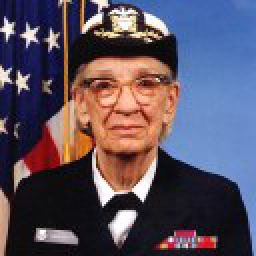
#> input picture packages/Pillow/Pillow-6.2.0.tar.gz/Pillow-6.2.0/Tests/images/hopper.pnm, 128 x 128 px, given in place of data2.jpg, which was not available (shown 2 times larger)
$ python faceext.py ../../../Pillow/Pillow-6.2.0.tar.gz/Pillow-6.2.0/Tests/images/hopper.pnm
#> lines starting #> are read from the running program, lines starting #| are printed output that depends on the picture; pictures that were not available may be replaced by others from this repository, and a replacement may not be noted
import cv2
import sys
import os
import numpy as np
from numpy import unravel_index

def read():
 """Extracts the largest face among the total no.of faces detected"""
# imagePath = sys.argv[1]
 image = cv2.imread("facedet/data/data2.jpg")		# For pip package
# image = cv2.imread(imagePath)
 gray = cv2.cvtColor(image, cv2.COLOR_BGR2GRAY)	#Image grayscaling.
 assert image is not None,"Image not found!"

 condition = image.shape[0] < 1024 and image.shape[1] < 1024
 if not(condition):
  raise Exception('High-resoluted images are not accepted. Enter images less than 1024*1024 resolution.')
 return image


def detection():
 gray = read()
 faceCascade = cv2.CascadeClassifier(cv2.data.haarcascades + "haarcascade_frontalface_default.xml")
 faces = faceCascade.detectMultiScale(
    gray,
    scaleFactor=1.3,
    minNeighbors=3,
    minSize=(30, 30)
 )	#Haar-cascade: A Face detection algorithm
 return faces


def area():
 image = read()
 faces = detection()
 print('Imagesize:',image.shape[0:2])
 area = faces[:,2] * faces[:,3]
 faces = np.c_[faces,area]	#concatenates area values to last column of 'face' array.
 print('All detected faces\n',faces)
 i,j = unravel_index(faces.argmax(), faces.shape)
 print(i,j)	# gets the position of maximum value from 'face' array.
 print("Found %d Face%s!" %(len(faces),"s"[len(faces)==1:]))
 return i,j


def extract():
 image = read()
#> in read, image is the input picture: shape (128, 128, 3); mean B, G, R 95.4, 80.1, 89.7
#> in read, `gray = cv2.cvtColor(image, cv2.COLOR_BGR2GRAY)`:
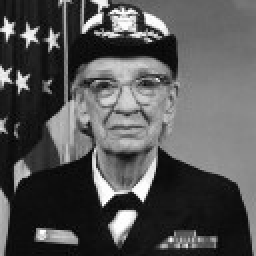
#> gray: shape (128, 128) (shown 2 times larger); min 1, max 255, mean 84.7
 faces = detection()
#> in detection, `faces = faceCascade.detectMultiScale( gray, scaleFactor=1.3, minNeighb..`: faces = [[36, 21, 55, 55]]
#> faces = [[36, 21, 55, 55]]
 i,j = area()
#| Imagesize: (128, 128)
#> in area, `area = faces[:,2] * faces[:,3]`: area = [3025]
#> in area, `faces = np.c_[faces,area]	#concatenates area values to last column of ..`: faces = [[36, 21, 55, 55, 3025]]
#| All detected faces
#|  [[  36   21   55   55 3025]]
#> in area, `i,j = unravel_index(faces.argmax(), faces.shape)`: i = 0; j = 4
#| 0 4
#| Found 1 Face!
#> i = 0; j = 4
 """Most number of loops and conditional statements are avoided to reduce Time complexity"""
 X = faces[i,0]
#> X = 36
 Y = faces[i,1]
#> Y = 21
 W = faces[i,2]
#> W = 55
 H = faces[i,3]
#> H = 55

 cv2.rectangle(image, (X, Y), (X + W, Y + H), (0, 255, 0), 2)
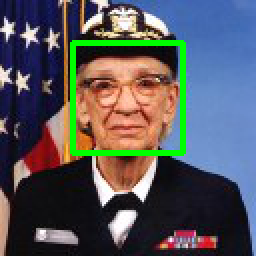
#> image: shape (128, 128, 3) (shown 2 times larger); mean B, G, R 91.7, 86.9, 86
 roi_color = image[Y:Y + H, X:X + W]
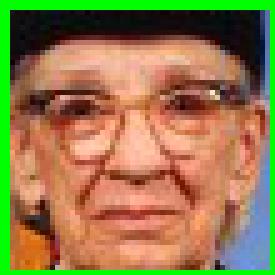
#> roi_color: shape (55, 55, 3) (shown 5 times larger); mean B, G, R 76.1, 123.2, 147.6
 print("Face(largest) Extracted. Saved locally!")
 cv2.imwrite('Extracted_face.jpg', roi_color)	#Image Extraction.
 status = cv2.imwrite('Output.jpg', image)
 print("Image 'Output.jpg' written to filesystem: ", status)
#| Image 'Output.jpg' written to filesystem:  True


if __name__ == "__main__":
    extract()
